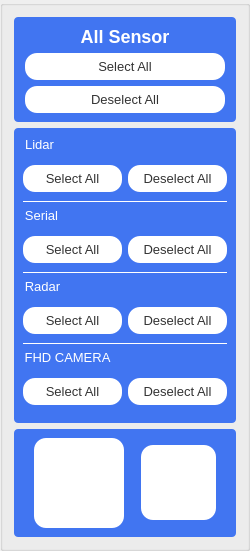
          <widget class="QGroupBox" name="rightContent_2">
           <property name="minimumSize">
            <size>
             <width>250</width>
             <height>0</height>
            </size>
           </property>
           <property name="maximumSize">
            <size>
             <width>250</width>
             <height>16777215</height>
            </size>
           </property>
           <property name="title">
            <string/>
           </property>
           <layout class="QGridLayout" name="gridLayout_10">
            <item row="0" column="0">
             <widget class="QWidget" name="widget_37" native="true">
              <property name="styleSheet">
               <string notr="true">background-color:#4175f1;
border-radius:4px;
border:0;</string>
              </property>
              <layout class="QGridLayout" name="gridLayout_16">
               <item row="0" column="0">
                <widget class="QLabel" name="label_9">
                 <property name="styleSheet">
                  <string notr="true">text-align:center;
color:#fff;
height:20px;
font-size:18px;
font-weight:bold;</string>
                 </property>
                 <property name="text">
                  <string>All Sensor</string>
                 </property>
                 <property name="alignment">
                  <set>Qt::AlignCenter</set>
                 </property>
                </widget>
               </item>
               <item row="1" column="0">
                <widget class="QPushButton" name="pb_selectall">
                 <property name="maximumSize">
                  <size>
                   <width>200</width>
                   <height>16777215</height>
                  </size>
                 </property>
                 <property name="styleSheet">
                  <string notr="true">        height:27px;
        border-radius: 12px;
        color: #333333;
        font-size: 13px;
        font-family:'Roboto';
		background-color:#ffffff;
padding:0 10px;</string>
                 </property>
                 <property name="text">
                  <string>Select All</string>
                 </property>
                </widget>
               </item>
               <item row="2" column="0">
                <widget class="QPushButton" name="pb_deselectall">
                 <property name="styleSheet">
                  <string notr="true">        height:27px;
        border-radius: 12px;
        color: #333333;
        font-size: 13px;
        font-family:'Roboto';
		background-color:#ffffff;
padding:0 10px;</string>
                 </property>
                 <property name="text">
                  <string>Deselect All</string>
                 </property>
                </widget>
               </item>
              </layout>
             </widget>
            </item>
            <item row="1" column="0">
             <widget class="QWidget" name="widget_38" native="true">
              <property name="styleSheet">
               <string notr="true">background-color:#4175f1;
border-radius:4px;
border:0;</string>
              </property>
              <layout class="QGridLayout" name="gridLayout_18">
               <item row="0" column="0">
                <widget class="QGroupBox" name="groupBox_29">
                 <property name="styleSheet">
                  <string notr="true">QGroupBox{
	margin-top:19px;
	font-size:13px;
	color:#fff;
	border-bottom:1px solid #fff;
	border-radius:0;
}
QGroupBox::title {
  	subcontrol-origin: margin;
    subcontrol-position:left top; 
  	padding:0;
	height:20px;
    background-color: transparent;
	font-weight:bold;
}
</string>
                 </property>
                 <property name="title">
                  <string>Lidar</string>
                 </property>
                 <layout class="QGridLayout" name="gridLayout_17">
                  <property name="leftMargin">
                   <number>0</number>
                  </property>
                  <property name="rightMargin">
                   <number>0</number>
                  </property>
                  <item row="0" column="0">
                   <widget class="QPushButton" name="pb_selectlidar">
                    <property name="styleSheet">
                     <string notr="true">        height:27px;
        border-radius: 12px;
        color: #333333;
        font-size: 13px;
        font-family:'Roboto';
		background-color:#ffffff;
padding:0 10px;</string>
                    </property>
                    <property name="text">
                     <string>Select All</string>
                    </property>
                   </widget>
                  </item>
                  <item row="0" column="1">
                   <widget class="QPushButton" name="pb_deselectlidar">
                    <property name="styleSheet">
                     <string notr="true">        height:27px;
        border-radius: 12px;
        color: #333333;
        font-size: 13px;
        font-family:'Roboto';
		background-color:#ffffff;
padding:0 10px;</string>
                    </property>
                    <property name="text">
                     <string>Deselect All</string>
                    </property>
                   </widget>
                  </item>
                 </layout>
                </widget>
               </item>
               <item row="1" column="0">
                <widget class="QGroupBox" name="groupBox_30">
                 <property name="styleSheet">
                  <string notr="true">QGroupBox{
	margin-top:19px;
	font-size:13px;
	color:#fff;
	border-bottom:1px solid #fff;
	border-radius:0;
}
QGroupBox::title {
  	subcontrol-origin: margin;
    subcontrol-position:left top; 
  	padding:0;
	height:20px;
    background-color: transparent;
	font-weight:bold;
}
</string>
                 </property>
                 <property name="title">
                  <string>Serial</string>
                 </property>
                 <layout class="QGridLayout" name="gridLayout_19">
                  <property name="leftMargin">
                   <number>0</number>
                  </property>
                  <property name="rightMargin">
                   <number>0</number>
                  </property>
                  <item row="0" column="0">
                   <widget class="QPushButton" name="pb_selectserial">
                    <property name="styleSheet">
                     <string notr="true">        height:27px;
        border-radius: 12px;
        color: #333333;
        font-size: 13px;
        font-family:'Roboto';
		background-color:#ffffff;
padding:0 10px;</string>
                    </property>
                    <property name="text">
                     <string>Select All</string>
                    </property>
                   </widget>
                  </item>
                  <item row="0" column="1">
                   <widget class="QPushButton" name="pb_deselectserial">
                    <property name="styleSheet">
                     <string notr="true">        height:27px;
        border-radius: 12px;
        color: #333333;
        font-size: 13px;
        font-family:'Roboto';
		background-color:#ffffff;
padding:0 10px;</string>
                    </property>
                    <property name="text">
                     <string>Deselect All</string>
                    </property>
                   </widget>
                  </item>
                 </layout>
                </widget>
               </item>
               <item row="2" column="0">
                <widget class="QGroupBox" name="groupBox_31">
                 <property name="styleSheet">
                  <string notr="true">QGroupBox{
	margin-top:19px;
	font-size:13px;
	color:#fff;
	border-bottom:1px solid #fff;
	border-radius:0;
}
QGroupBox::title {
  	subcontrol-origin: margin;
    subcontrol-position:left top; 
  	padding:0;
	height:20px;
    background-color: transparent;
	font-weight:bold;
}
</string>
                 </property>
                 <property name="title">
                  <string>Radar</string>
                 </property>
                 <layout class="QGridLayout" name="gridLayout_20">
                  <property name="leftMargin">
                   <number>0</number>
                  </property>
                  <property name="rightMargin">
                   <number>0</number>
                  </property>
                  <item row="0" column="0">
                   <widget class="QPushButton" name="pb_selectradar">
                    <property name="styleSheet">
                     <string notr="true">        height:27px;
        border-radius: 12px;
        color: #333333;
        font-size: 13px;
        font-family:'Roboto';
		background-color:#ffffff;
padding:0 10px;</string>
                    </property>
                    <property name="text">
                     <string>Select All</string>
                    </property>
                   </widget>
                  </item>
                  <item row="0" column="1">
                   <widget class="QPushButton" name="pb_deselectradar">
                    <property name="styleSheet">
                     <string notr="true">        height:27px;
        border-radius: 12px;
        color: #333333;
        font-size: 13px;
        font-family:'Roboto';
		background-color:#ffffff;
padding:0 10px;</string>
                    </property>
                    <property name="text">
                     <string>Deselect All</string>
                    </property>
                   </widget>
                  </item>
                 </layout>
                </widget>
               </item>
               <item row="3" column="0">
                <widget class="QGroupBox" name="groupBox_32">
                 <property name="styleSheet">
                  <string notr="true">QGroupBox{
	margin-top:19px;
	font-size:13px;
	color:#fff;
	border-radius:0;
}
QGroupBox::title {
  	subcontrol-origin: margin;
    subcontrol-position:left top; 
  	padding:0;
	height:20px;
    background-color: transparent;
	font-weight:bold;
}
</string>
                 </property>
                 <property name="title">
                  <string>FHD CAMERA</string>
                 </property>
                 <layout class="QGridLayout" name="gridLayout_21">
                  <property name="leftMargin">
                   <number>0</number>
                  </property>
                  <property name="rightMargin">
                   <number>0</number>
                  </property>
                  <item row="0" column="0">
                   <widget class="QPushButton" name="pb_selectfhd">
                    <property name="styleSheet">
                     <string notr="true">        height:27px;
        border-radius: 12px;
        color: #333333;
        font-size: 13px;
        font-family:'Roboto';
		background-color:#ffffff;
padding:0 10px;</string>
                    </property>
                    <property name="text">
                     <string>Select All</string>
                    </property>
                   </widget>
                  </item>
                  <item row="0" column="1">
                   <widget class="QPushButton" name="pb_deselectfhd">
                    <property name="styleSheet">
                     <string notr="true">        height:27px;
        border-radius: 12px;
        color: #333333;
        font-size: 13px;
        font-family:'Roboto';
		background-color:#ffffff;
padding:0 10px;</string>
                    </property>
                    <property name="text">
                     <string>Deselect All</string>
                    </property>
                   </widget>
                  </item>
                 </layout>
                </widget>
               </item>
              </layout>
             </widget>
            </item>
            <item row="2" column="0">
             <widget class="QWidget" name="widget_39" native="true">
              <property name="styleSheet">
               <string notr="true">background-color:#4175f1;
border-radius:4px;
border:0;</string>
              </property>
              <layout class="QGridLayout" name="gridLayout_22">
               <item row="0" column="0">
                <widget class="QPushButton" name="pushButton_18">
                 <property name="minimumSize">
                  <size>
                   <width>90</width>
                   <height>90</height>
                  </size>
                 </property>
                 <property name="maximumSize">
                  <size>
                   <width>90</width>
                   <height>16777215</height>
                  </size>
                 </property>
                 <property name="styleSheet">
                  <string notr="true">        border-radius: 12px;
        color: #333333;
        font-size: 13px;
        font-family:'Roboto';
		background-color:#ffffff;
padding:0 10px;
background:url(:/resources/btn_rec.png);</string>
                 </property>
                 <property name="text">
                  <string/>
                 </property>
                </widget>
               </item>
               <item row="0" column="1">
                <widget class="QPushButton" name="pushButton_17">
                 <property name="minimumSize">
                  <size>
                   <width>75</width>
                   <height>75</height>
                  </size>
                 </property>
                 <property name="maximumSize">
                  <size>
                   <width>75</width>
                   <height>75</height>
                  </size>
                 </property>
                 <property name="styleSheet">
                  <string notr="true">        height:27px;
        border-radius: 12px;
        color: #333333;
        font-size: 13px;
        font-family:'Roboto';
		background-color:#ffffff;
padding:0 10px;
background:url(:/resources/btn_stop.png);</string>
                 </property>
                 <property name="text">
                  <string/>
                 </property>
                </widget>
               </item>
              </layout>
             </widget>
            </item>
           </layout>
          </widget>
